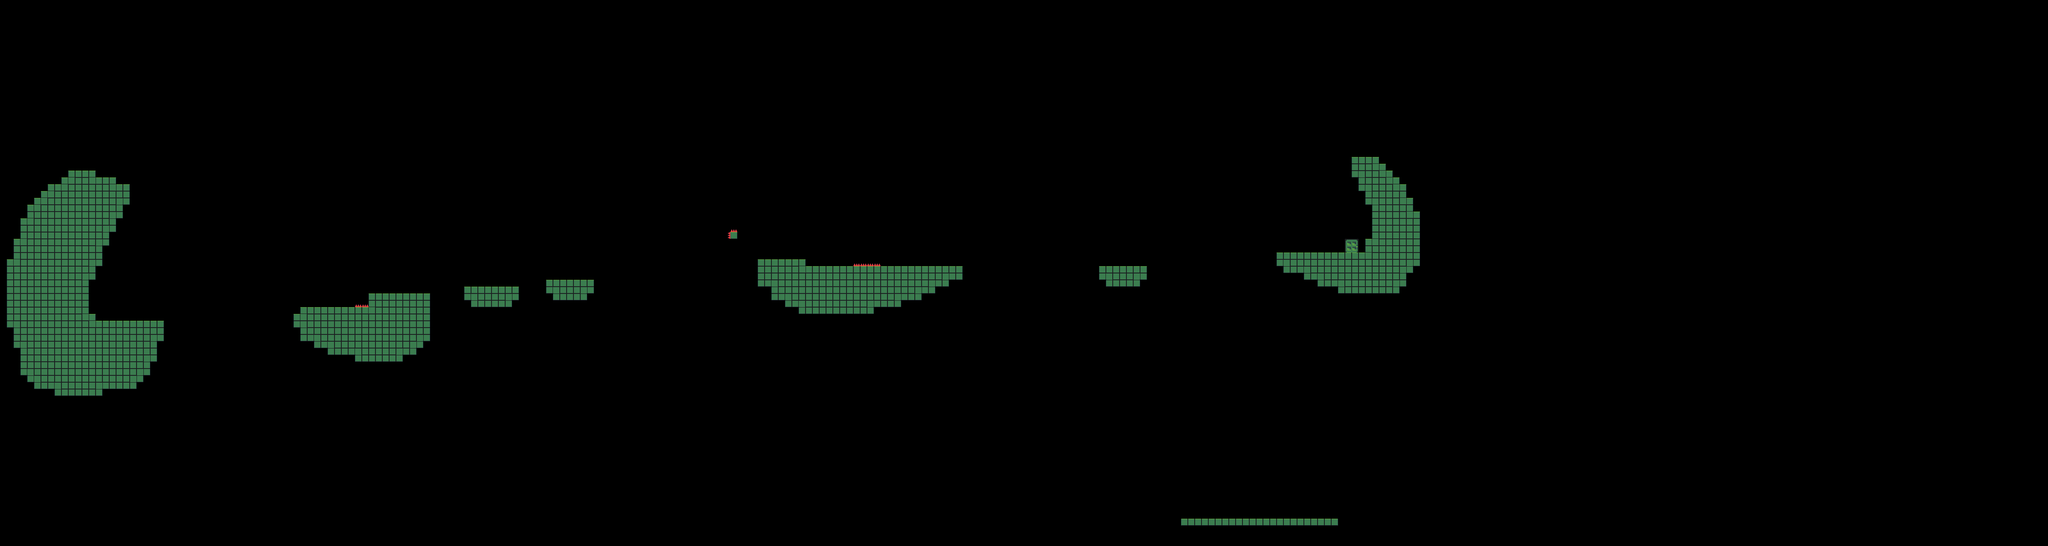

Rendered tile map (Tiled .tmx) drawn with the repository's tilesets; below, a short description and the map source with its tile grids summarised:
An orthogonal 300x80 tile map with 16x16 px tiles, 3 tile layers (Ground, Door, Air Collision), 4 tilesets.

<map version="1.9" tiledversion="1.9.2" orientation="orthogonal" renderorder="right-down" width="300" height="80" tilewidth="16" tileheight="16" infinite="0" nextlayerid="4" nextobjectid="1">
 <tileset firstgid="1" source="Input Tile.tsx" />
 <tileset firstgid="5" source="Green Tileset Prototype.tsx" />
 <tileset firstgid="33" source="Door Tileset Prototype.tsx" />
 <tileset firstgid="37" source="Prototype Spikes Tileset.tsx" />
 <layer id="1" name="Ground" width="300" height="80">
  <data>[24000 cells, 1071 non-empty, 17 distinct tile ids]</data>
 </layer>
 <layer id="3" name="Door" width="300" height="80">
  <data>[24000 cells, 4 non-empty, 4 distinct tile ids]</data>
 </layer>
 <layer id="2" name="Air Collision" width="300" height="80">
  <data>[24000 cells, 472 non-empty, 3 distinct tile ids]</data>
 </layer>
</map>
